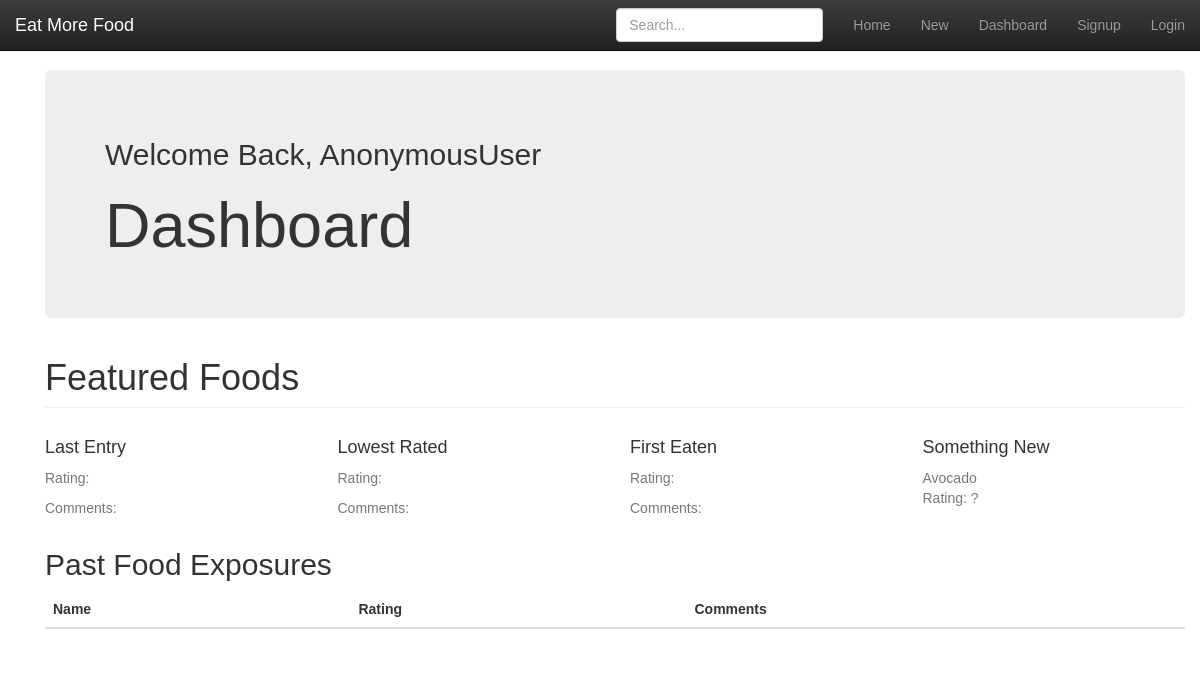
The app's page /entries/past/, older data.
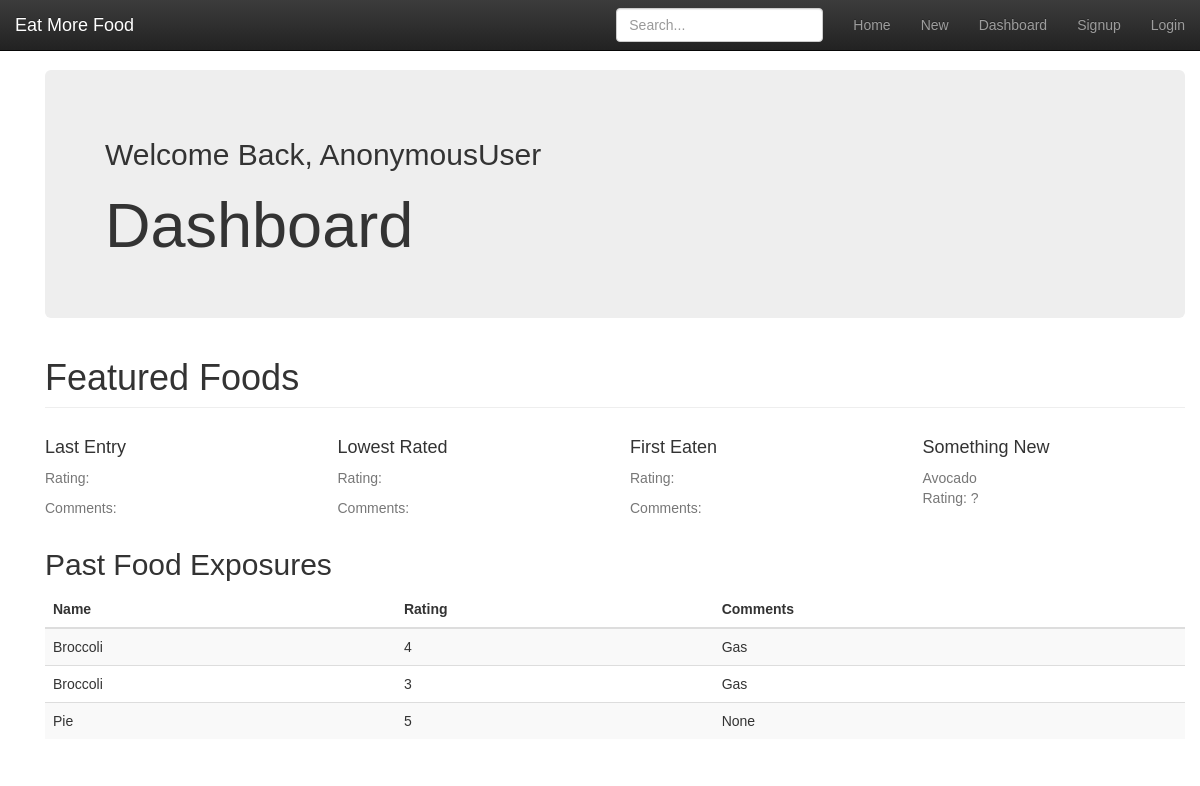
The same page, newer data.
### entries/models.py (models this page shows, shortened)
class NewFood(models.Model):
    name = models.CharField(max_length=20)
    rating = models.IntegerField(default=5)
    comments = models.TextField()
    date_added = models.DateTimeField(auto_now_add=True)
    class Meta:
            verbose_name_plural = 'newfoods'

### entries/views.py (the view)
# urls.py: path('past/', views.past, name='past'),
def past(request):
    newfoods = NewFood.objects.order_by('-date_added')
    context = {'newfoods': newfoods}
    return render(request, 'entries/past.html', context)

### entries/templates/entries/past.html (shortened to what this page needs)
{% load static %}
<!DOCTYPE html>
<html lang="en">
<head>
  {% block styles %}
  <link href="{% static 'entries/bootstrap.min.css' %}" rel="stylesheet">
  <link href="{% static 'entries/bootstrap-theme.min.css' %}" rel="stylesheet">
  <link href="{% static 'entries/theme.css' %}" rel="stylesheet">
  <link href="{% static 'bootstrap/wtf.html' %}" rel="stylesheet">
  {% endblock %}
</head>
{% block content %}
<nav class="navbar navbar-inverse navbar-fixed-top">
  <div class="container-fluid">
    <div class="navbar-header">
      <a class="navbar-brand" href="#">Eat More Food</a>
    </div>
    <div id="navbar" class="navbar-collapse collapse">
      <ul class="nav navbar-nav navbar-right">
        <li><a href="{% url 'home' %}">Home</a></li>
        <li><a href="{% url 'add' %}">New</a></li>
        <li><a href="{% url 'past' %}">Dashboard</a></li>
        {% if user.is_authenticated %}
          <li><a href="{% url 'logout' %}">Logout</a></li>
        {% else %}
          <li><a class="navbar-link" href="{% url 'mpjct:signup' %}">Signup</a></li>
          <li><a class="navbar-link" href="{% url 'mpjct:user_login' %}">Login</a></li>
        {% endif %}
      </ul>
      <form class="navbar-form navbar-right">
        <input type="text" class="form-control" placeholder="Search...">
      </form>
    </div>
  </div>
</nav>
<div class="container">
  <div class="container theme-showcase" role="main">
    <div class="jumbotron">
      <h2>Welcome Back, {{ user }} {{ user.userprofileinfo.name }}</h2>
      <h1>Dashboard</h1>
    </div>
    <h1 class="page-header">Featured Foods</h1>
    <div class="row placeholders">
      <div class="col-xs-6 col-sm-3 placeholder">
        <h4>Last Entry</h4>
        <span class="text-muted">{{ last_entry.name }}
        <p><span class="text-muted">Rating: {{ last_entry.rating }}</span></p>
        <p><span class="text-muted">Comments: {{ last_entry.comments }}</span></p>
      </div>
      <div class="col-xs-6 col-sm-3 placeholder">
        <h4>Lowest Rated </h4>
        <p><span class="text-muted">Rating: {{ entry.rating }}</span></p>
        <p><span class="text-muted">Comments: {{ entry.comments }}</span></p>
      </div>
      <div class="col-xs-6 col-sm-3 placeholder">
        <h4>First Eaten</h4>
        <p><span class="text-muted">Rating: {{ entry.rating }}</span></p>
        <p><span class="text-muted">Comments: {{ entry.comments }}</span></p>
      </div>
      <div class="col-xs-6 col-sm-3 placeholder">
        <h4>Something New</h4>
        <span class="text-muted">Avocado</span>
        <p><span class="text-muted">Rating: ?</span></p>
      </div>
    </div>
    <h2 class="sub-header">Past Food Exposures</h2>
    <div class="table-responsive">
      <table class="table table-striped">
        <thead>
          <tr>
            <th>Name</th>
            <th>Rating</th>
            <th>Comments</th>
          </tr>
        </thead>
        <tbody>
{% for n in newfoods %}
          <tr>
            <td>{{ n.name }}</td>
            <td>{{ n.rating }}</td>
            <td>{{ n.comments }}</td>
          </tr>
{% endfor %}
        </tbody>
      </table>
    </div>
  </div>
</div>
</html>
{% endblock %}

Row changes from the older to the newer data that the page shows:
added NewFood: name "Broccoli", rating "4", comments "Gas"
added NewFood: name "Broccoli", rating "3", comments "Gas"
added NewFood: name "Pie", rating "5", comments "None"
